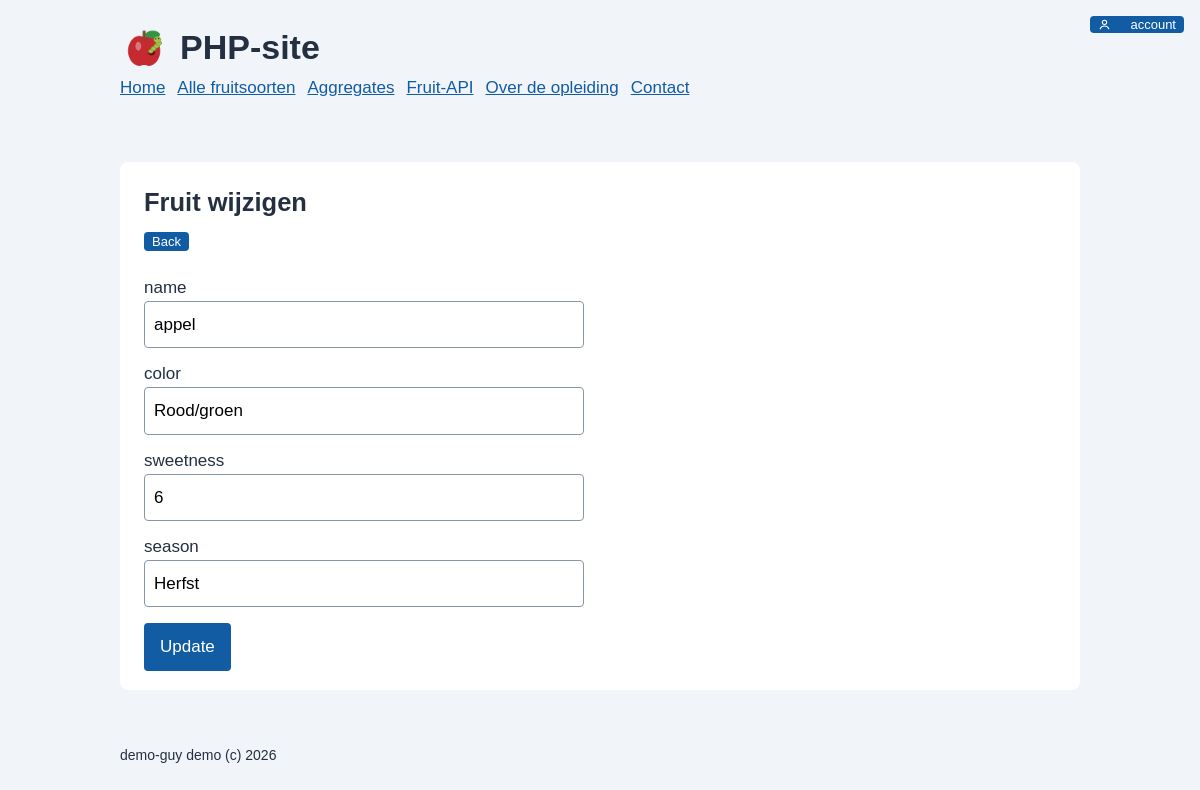
/?controller=fruits_update&id=1 (signed in), run on the app's committed database.
### tables this page shows
CREATE TABLE fruits (
    id INT UNSIGNED NOT NULL AUTO_INCREMENT,
    name VARCHAR(100) NOT NULL,
    href VARCHAR(190) NOT NULL,
    color VARCHAR(80) NOT NULL,
    sweetness TINYINT UNSIGNED NOT NULL,
    season VARCHAR(40) NOT NULL,
    price DECIMAL(6,2) NULL DEFAULT NULL,
    description TEXT NULL,
    is_available BOOLEAN NOT NULL DEFAULT TRUE,
    harvested_on DATE NULL DEFAULT NULL,
    created_at DATETIME NOT NULL DEFAULT CURRENT_TIMESTAMP,
    PRIMARY KEY (id)
);

### app/lib/trigger.php (called while the page is built, shortened)
<?php
function triggerController()
{
    if (empty($_GET['controller'])) {
        $controller = 'home';
    } else {
        $controller = $_GET['controller'];
    }
    $path = basePath('app/controllers/' . $controller . '.php');
    include $path;
}

### app/lib/db_mysqli/db_query.php (called while the page is built, shortened)
<?php
function dbQuery($connection, string $sql)
{
    $result = mysqli_query($connection, $sql);
    $rows = [];
    while ($row = mysqli_fetch_assoc($result)) {
        $rows[] = $row;
    }
    return $rows;
}

### app/lib/helpers/escape.php (called while the page is built, shortened)
<?php
function escape(mixed $value): string
{
    return htmlspecialchars((string) $value, ENT_QUOTES, 'UTF-8');
}

### app/controllers/fruits_update.php (the view, shortened to what this page needs)
<?php
$getId = '';
if (isset($_GET['id'])) {
    $getId = $_GET['id'];
}
$name = '';
$color = '';
$sweetness = '';
$season = '';
$id = null;
if ($getId === '') {
    $message = 'Geen id. Kies Update in de lijst, bijvoorbeeld ?controller=fruits_update&id=1.';
    $showPage = false;
} elseif (!is_numeric($getId)) {
    $message = 'id moet een getal zijn.';
    $showPage = false;
} else {
    $id = (int) $getId;
    $connection = dbConnect();
    if (empty($_POST)) {
        $selectSql = 'SELECT * FROM `fruits` WHERE `id` = ' . $id;
        $result = dbQuery($connection, $selectSql);
        $fruit = (is_array($result) && isset($result[0])) ? $result[0] : null;
        if ($fruit === null) {
            $message = 'Geen record met id ' . $id . '.';
        } else {
            $name = (string) $fruit['name'];
            $color = (string) $fruit['color'];
            $sweetness = (string) $fruit['sweetness'];
            $season = (string) $fruit['season'];
        }
    } elseif ($name === '' || $color === '' || $season === '' || !is_numeric($sweetness)) {
        $message = 'Vul name, color, sweetness en season in. Sweetness is een getal.';
    }
}
    ?>
<h2>Fruit wijzigen</h2>
<p><a class="back-button" href="?controller=fruits_index">Back</a></p>
<form method="post" action="?controller=fruits_update&id=<?= $id ?>">
    <label for="name">name</label>
    <input id="name" name="name" value="<?= escape($name) ?>">
    <label for="color">color</label>
    <input id="color" name="color" value="<?= escape($color) ?>">
    <label for="sweetness">sweetness</label>
    <input id="sweetness" name="sweetness" value="<?= escape($sweetness) ?>">
    <label for="season">season</label>
    <input id="season" name="season" value="<?= escape($season) ?>">
    <button type="submit">Update</button>
</form>

### public/css/style.css (style rules this page uses)
* { box-sizing: border-box; }
html { height: 100%; }
body { margin: 0; height: 100%; display: flex; flex-direction: column; overflow: hidden; color: #243042; background: #f1f4f8; font: 17px/1.6 Arial, sans-serif; }
a { color: #125ca4; }
article > h2, article > h3, article > p, article > ul, article > ol, article > pre { margin-top: 0; margin-bottom: 8px; }
h2, h3 { line-height: 1.3; }
form { max-width: 440px; }
label { display: block; margin-top: 12px; }
input { width: 100%; padding: 9px; border: 1px solid #8795a8; border-radius: 4px; font: inherit; }
button { margin-top: 16px; padding: 10px 16px; border: 0; border-radius: 4px; background: #125ca4; color: white; font: inherit; cursor: pointer; }
a.back-button { display: inline-block; margin: 0; padding: 2px 8px; border-radius: 4px; background: #125ca4; color: white; font-size: 13px; line-height: 1.2; text-decoration: none; }

### data on the page
fruits: name "appel", color "Rood/groen", sweetness "6", season "Herfst"

### other printed values
$config['site']['name'] "PHP-site"
$config['site']['author'] "demo-guy"
